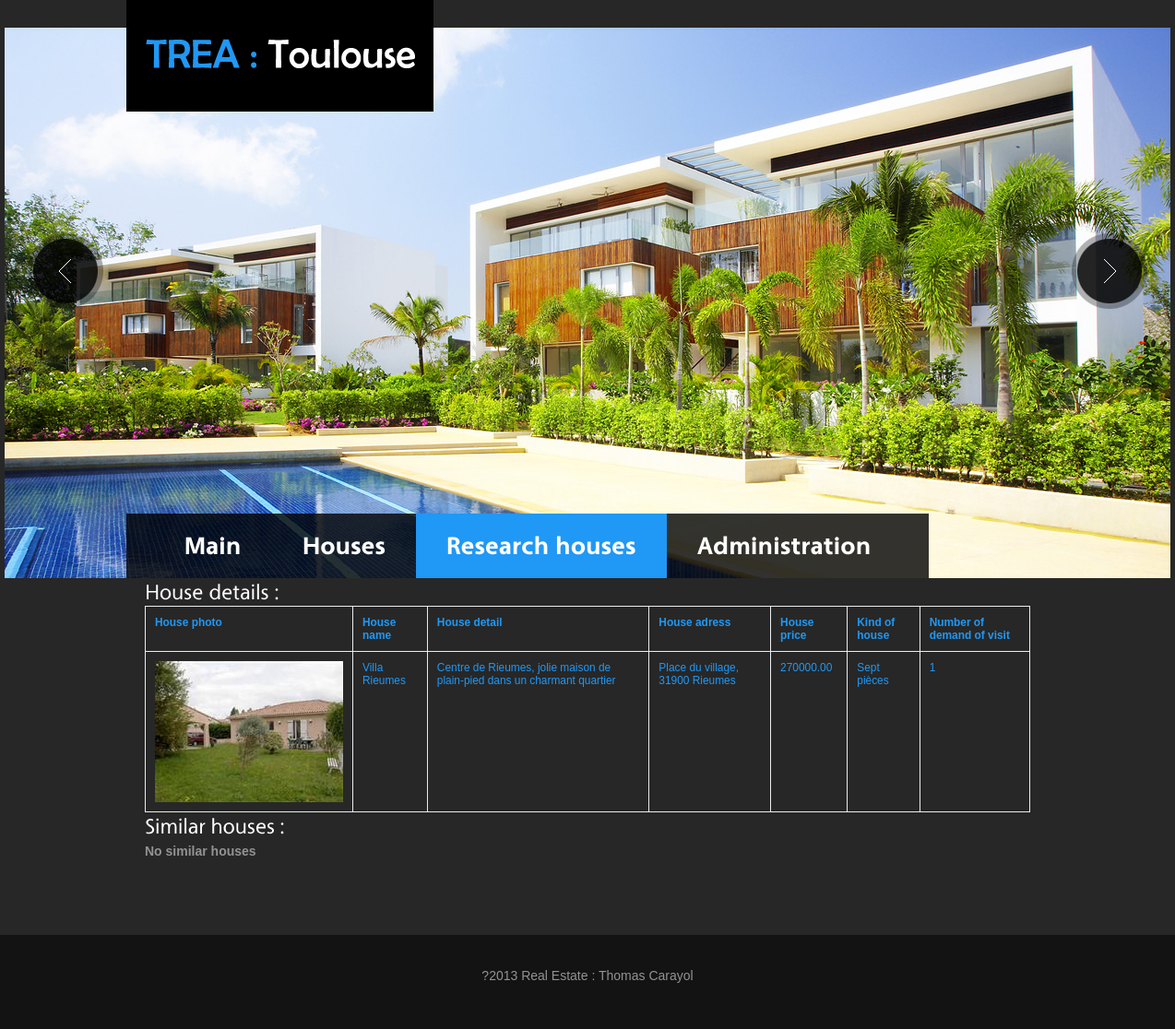
/WEBSITE/realestate/detailsHouse.php?id_photo=b0001.jpg, run on the app's committed database.
### tables this page shows
CREATE TABLE IF NOT EXISTS `bien` (
  `idbien` char(5) NOT NULL,
  `photobien` varchar(20) NOT NULL,
  `titrebien` varchar(30) NOT NULL,
  `detailbien` varchar(100) NOT NULL,
  `adrbien` varchar(50) NOT NULL,
  `prixbien` decimal(8,2) NOT NULL,
  `idtype` char(2) NOT NULL,
  `vendule` date NOT NULL,
  PRIMARY KEY (`idbien`),
  KEY `fk_idtype_bien` (`idtype`)
);

CREATE TABLE IF NOT EXISTS `typebien` (
  `idtype` char(2) NOT NULL,
  `nomtype` varchar(30) NOT NULL,
  PRIMARY KEY (`idtype`)
);

### WEBSITE/realestate/detailsHouse.php (the view, shortened to what this page needs)
<!DOCTYPE html>
<html lang="en">
<head>
<link rel="stylesheet" type="text/css" media="screen" href="css/reset.css">
<link rel="stylesheet" type="text/css" media="screen" href="css/style.css">
<link rel="stylesheet" type="text/css" media="screen" href="css/grid_12.css">
<link rel="stylesheet" type="text/css" media="screen" href="css/slider.css">
<link rel="stylesheet" type="text/css" media="screen" href="css/jqtransform.css">
</head>
<body>
<div class="main">
  <header>
    <div>
      <h1><a href="index.html"><img src="images/logo.jpg" alt=""></a></h1>
      <div class="social-icons"></div>
      <div id="slide">
        <div class="slider">
        </div>
        <a href="#" class="prev"></a><a href="#" class="next"></a> </div>
      <nav>
	  <?php
		echo '<ul class="menu">';
		echo '<li><a href="index.php">Main</a></li>' ;
		echo '<li><a href="houses.php">Houses</a></li>' ;
		echo '<li class="current"><a href="research.php">Research houses</a></li>';
		echo '<li><a href="admin.php">Administration</a></li>';
		echo '</ul>';
	  ?>
      </nav>
    </div>
  </header>
  <section id="content">
    <div class="container_12">
		<?php
		echo "<h3>" . "House details : " . "</h3>" ;
		if(isset($_GET["id_photo"]))
		{
			$var = $_GET["id_photo"] ;
			$requete = "select b.idbien , b.titrebien , b.detailbien , b.prixbien, b.adrbien , t.nomtype , b.photobien  from bien b , typebien t
						where b.idtype = t.idtype and b.photobien = '$var'  ;";
			$result = mysql_query("$requete");
			if (mysql_errno()==0)
			{
				echo "<table>";
				echo "<tr>";
				echo "<td><h4>House photo</h4></td>";
				echo "<td><h4>House name</h4></td>";
				echo "<td><h4>House detail</h4></td>";
				echo "<td><h4>House adress</h4></td>";
				echo "<td><h4>House price</h4></td>";
				echo "<td><h4>Kind of house</h4></td>";
				echo "<td><h4>Number of demand of visit</h4></td>";
				echo "</tr>";
				while($row = mysql_fetch_array($result))
				{
					$idB = $row["idbien"] ;
					$requete2 = "select count(*) as nbD from demande d , visiter v , bien b where d.iddemande = v.iddemande and v.idbien = '$idB' and b.idbien = v.idbien;";
					$result2 = mysql_query("$requete2");
					$row2 = mysql_fetch_array($result2);
					echo "<tr><td>";
					$buff = $row["photobien"] ;
					$buff1 = "<img src='img/".$row["photobien"]."'>";
					echo '<a href="detailsHouse.php?id_photo=' ;
					echo $buff ;
					echo '">' ;
					echo $buff1 ;
					echo '</a>';
					echo "</td><td>";
					echo $row["titrebien"];
					echo "</td><td>";
					echo $row["detailbien"];
					echo "</td><td>";
					echo $row["adrbien"];
					echo "</td><td>";
					echo $row["prixbien"];
					echo "</td><td>";
					echo $row["nomtype"];
					echo "</td><td>";
					echo $row2["nbD"];
					echo "</td></tr>";
				}
			}
			else
			{
				echo "Probleme .... ";
				echo (mysql_error());
			}
			echo "</table>";
			echo "<h3>" . "Similar houses : " . "</h3>\n\n" ;
			$requete3 = "select b.photobien , b.titrebien from bien b where b.idbien IN ( select r.idbien2 from ressembler r where r.idbien1 IN (select b.idbien from bien b where b.idbien = '$idB'));";
			$result3 = mysql_query("$requete3");
			if (mysql_errno()==0)
			{
				if (mysql_num_rows($result3)!=0)
				{
					echo "<table>";
					echo "<tr>";
					echo "<td><h4>House photo</h4></td>";
					echo "<td><h4>House name</h4></td>";
					echo "</tr>";
					while($row3 = mysql_fetch_array($result3))
					{
						echo "<tr><td>";
						$buff = $row3["photobien"] ;
						$buff1 = "<img src='img/".$row3["photobien"]."'>";
						echo '<a href="detailsHouse.php?id_photo=' ;
						echo $buff ;
						echo '">' ;
						echo $buff1 ;
						echo '</a>';
						echo "</td><td>";
						echo $row3["titrebien"];
						echo "</td></tr>";
					}
					echo "</table>";
				}
				else
				{
					echo "<strong>No similar houses</strong>";
				}
			}
			else
			{
				echo "Probleme .... ";
				echo (mysql_error());
			}
		}
		else
		{
			echo "Probleme";
			echo (mysql_error());
		}
		?>
    </div>
  </section>
</div>
<footer>
  <p>?2013 Real Estate : Thomas Carayol</p>
</footer>
</body>
</html>

### WEBSITE/realestate/css/style.css (style rules this page uses)
html, body { width:100%; padding:0; margin:0; }
body { font:14px/25px Arial, Helvetica, sans-serif; color:#939393; min-width:1264px; background:#131313 }
.main { width:100%; background:#272727; }
a { text-decoration:none; cursor:pointer; color:#2098f5; }
h3 { font-size:24px; line-height:30px; color:#fff; font-weight:normal; }
ul { margin:0; padding:0; list-style-image:none; }
header { width:100%; z-index:101; }
header>div { width:1264px; margin:0 auto; position:relative; }
h1 { position:absolute; left:132px; top:0px; display:inline-block; z-index:100; }
.social-icons { overflow:hidden; text-align:right; padding:17px 162px 13px 0 }
nav { position:absolute; left:132px; bottom:0; z-index:100; background:url(../images/nav-bg.png) 0 0 repeat; }
ul.menu { margin:0 29px 0 30px; }
ul.menu li { float:left; line-height:35px; margin:0px 0 0px 0px; background:transparent; }
ul.menu li a { font-size:28px; line-height:35px; color:#fff; display:block; padding: 17px 33px 18px 33px; }
ul.menu li:hover, ul.menu li.current { background:#2098f5; }
#content { width:960px; margin:0 auto; padding-bottom:78px; }
footer { width:100%; position:relative; overflow:hidden; text-align:center; padding:32px 0 45px 0; background:#131313; }
footer p, footer a { color:#939393; }
table { border: 1px solid #EAECEE; font: 85% "Lucida Grande", "Lucida Sans Unicode", "Trebuchet MS", sans-serif;padding: 0; margin: 0; border-collapse: collapse; color: #2098f5; background: #272727; }
table a { color: #3A4856; text-decoration: none; border-bottom: 1px solid #C6C8CB; }
table tbody td, table tbody th { border: 1px solid #EAECEE;padding: 10px; background: url("td_back.gif") repeat-x; text-align: left; }
table tbody tr { background: #272727; }

### WEBSITE/realestate/css/grid_12.css (style rules this page uses)
.container_12 { margin-left:auto; margin-right:auto; width:960px }

### WEBSITE/realestate/css/slider.css (style rules this page uses)
#slide { position:relative; overflow:hidden; width:1264px; margin:0 auto; z-index:2; }
.slider { width:1264px; height:597px; margin:0 auto; position:relative; z-index:2; }
.prev { display:block; position:absolute; background:url(../images/prev.png) 0 0 no-repeat; width:82px; height:82px; left:25px; top:222px; z-index:99; }
.next { display:block; position:absolute; background:url(../images/next.png) 0 0 no-repeat; width:82px; height:82px; right:25px; top:223px; z-index:99; }

### data on the page
bien: photobien (picture), titrebien "Villa Rieumes", detailbien "Centre de Rieumes, jolie maison de plain-pied dans un charmant quartier", adrbien "Place du village, 31900 Rieumes", prixbien "270000.00", idtype.nomtype "Sept pièces", nbD "1"
